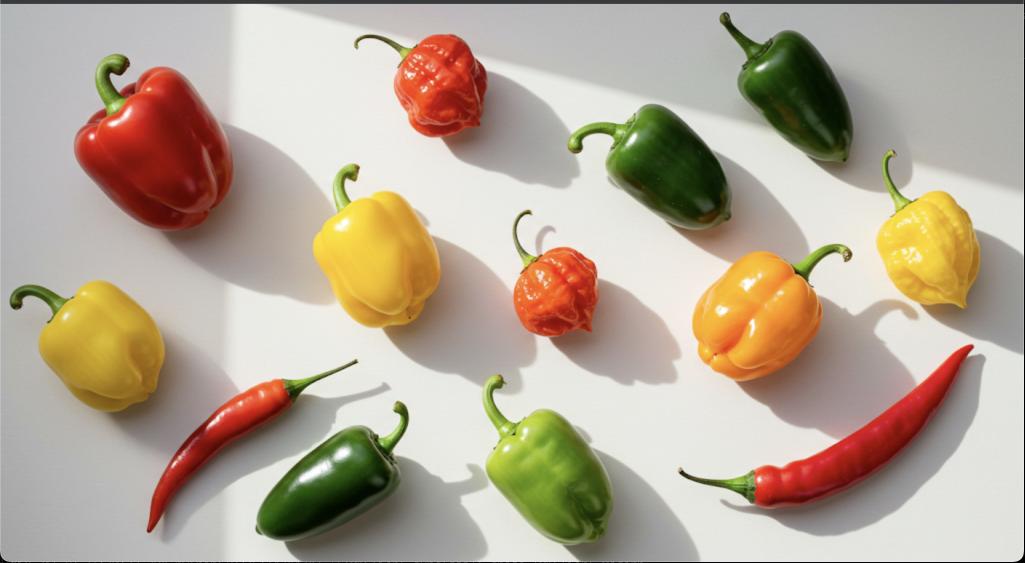
#> input picture image.png, 2050 x 1126 px (shown at 1/2 size)
$ python object_detection.py
#> lines starting #> are read from the running program, lines starting #| are printed output that depends on the picture; after the words box and inside, x2 and y2 are one past the last pixel; in counts of white or black regions, pixels touching at a corner belong together
import json
import os
import cv2

# Constants for display settings
# MAX_WINDOW_WIDTH = 1500
# MAX_WINDOW_HEIGHT = 900
FONT_SCALE_FACTOR = 900  # Increased to prevent excessive scaling
FONT_THICKNESS = 2  # Slightly thicker for clarity
BOX_THICKNESS = 2
TEXT_PADDING_X = 5  # Reduced to prevent background overflow
TEXT_PADDING_Y = 4  # Adjusted for better alignment

COLOR_MAPPING = {
    "green": (76, 177, 34),           # BGR for bright green
    "light green": (144, 238, 144),   # BGR for light green
    "dark green": (0, 100, 0),        # BGR for dark green
    "yellow": (0, 215, 255),          # BGR for strong golden yellow
    "light yellow": (173, 255, 47),   # BGR for light yellow-greenish shade
    "orange": (0, 140, 255),          # BGR for deep orange
    "light orange": (0, 191, 255),    # BGR for lighter orange-yellow
    "red": (60, 20, 220),             # BGR for vivid crimson red
    "dark red": (0, 0, 139),          # BGR for dark red or maroon
    "purple": (128, 0, 128),          # BGR for purple (e.g., some bell peppers)
    "brown": (42, 42, 165),           # BGR for brownish-red (e.g., ripened cayenne)
    "white": (255, 255, 255),         # BGR for white (rare but possible in ornamental peppers)
    "black": (0, 0, 0),               # BGR for black (some peppers have very dark shades)
    "pink": (203, 192, 255),          # BGR for pinkish-red (e.g., immature habanero)
    "blue": (255, 0, 0),              # BGR for rare ornamental blueish peppers
}
def get_label_color(color):
    """Returns a fixed color for a given label color."""
    return COLOR_MAPPING.get(color.lower(), (0, 0, 0))  # Default to black

def validate_json(json_data):
    """Validates the JSON data structure for multiple bounding boxes."""
    for item in json_data:
        if "title" not in item or "coords" not in item:
            print(f"Error: Missing 'title' or 'coords' in {item}")
            return False
        if not isinstance(item["title"], str):

            print(f"Error: 'title' must be a string, found {type(item['title'])}")
            return False
        if not isinstance(item["coords"], list):
            print(f"Error: 'coords' must be a list, found {type(item['coords'])}")
            return False

        # Check each bounding box in coords
        # if not isinstance(item["coords"]


    return True

def draw_boxes(image, json_data, show_annotations=True):
    """Draw bounding boxes (multiple per item) with text labels."""
    img_h, img_w = image.shape[:2]

    # Resize image to fit within window if needed
    # scale_factor = min(MAX_WINDOW_WIDTH / img_w, MAX_WINDOW_HEIGHT / img_h)
    scale_factor = 1
    if scale_factor < 1:
        new_w = int(img_w * scale_factor)
        new_h = int(img_h * scale_factor)
        image = cv2.resize(image, (new_w, new_h), interpolation=cv2.INTER_AREA)
        img_h, img_w = new_h, new_w

    annotated_img = image.copy()

    for item in json_data:
        title = item["title"]
        color = item.get("color", "black")
        color = get_label_color(color)

        # Draw each bounding box
        for (y1, x1, y2, x2) in [item["coords"]]:
            # Convert normalized (0-1000) to absolute pixels
            Y1, Y2 = int(y1 / 1000 * img_h), int(y2 / 1000 * img_h)
            X1, X2 = int(x1 / 1000 * img_w), int(x2 / 1000 * img_w)

            cv2.rectangle(annotated_img, (X1, Y1), (X2, Y2), color, BOX_THICKNESS, cv2.LINE_AA)

            if show_annotations:
                # Auto-scale font
                # Auto-scale font
                font_scale = max(0.6, min(img_w, img_h) / FONT_SCALE_FACTOR)  # Reduced max scale
                thickness = max(1, int(font_scale * FONT_THICKNESS))  # Adjusted thickness

                # Measure text
                text_size, _ = cv2.getTextSize(title, cv2.FONT_HERSHEY_SIMPLEX, font_scale, thickness)
                text_w, text_h = text_size

                # Ensure background fits text without excessive space
                cv2.rectangle(
                    annotated_img,
                    (X1, Y1 - text_h - TEXT_PADDING_Y * 2),
                    (X1 + text_w + TEXT_PADDING_X * 2, Y1),
                    color,
                    -1
                )

                # Choose text color
                brightness = sum(color) / 3
                text_color = (0, 0, 0) if brightness > 150 else (255, 255, 255)

                # Draw label text
                cv2.putText(
                    annotated_img,
                    title,
                    (X1 + TEXT_PADDING_X, Y1 - TEXT_PADDING_Y),
                    cv2.FONT_HERSHEY_SIMPLEX,
                    font_scale,
                    text_color,
                    thickness,
                    cv2.LINE_AA
                )

    return annotated_img

def main():
    image_path = os.getenv("IMAGE_PATH", "image.png")
    json_file = "output.json"      # Your JSON

    # Load data
    with open(json_file, "r") as f:
#> (reads output.json from the repository)
        data = json.load(f)
    if not validate_json(data):
        return

    # Load image
    original_img = cv2.imread(image_path)
#> original_img is the input picture: shape (1126, 2050, 3); mean B, G, R 149.7, 167.6, 181.6
    if original_img is None:
        print(f"Error: Could not read image from {image_path}")
        return
    # show the original image for 2 seconds
    cv2.imshow("Peppers", original_img)
    cv2.waitKey(1000)
    # Draw bounding boxes
    annotated_img = draw_boxes(original_img, data, show_annotations=True)
#> after the loop in draw_boxes, `for item in json_data:`:
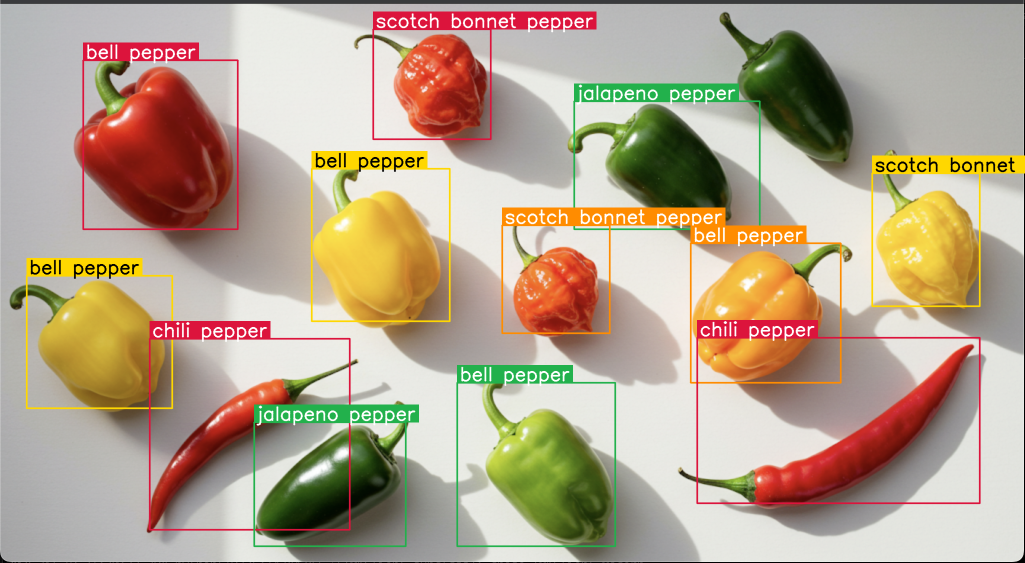
#> annotated_img: shape (1126, 2050, 3) (shown at 1/2 size); 8.18% of pixels changed, all inside (x1, y1, x2, y2) = (51, 23, 2050, 1095)
    # save image to file
    cv2.imwrite(image_path.replace(".", "_annotated."), annotated_img)
    while True:
        cv2.imshow("Peppers", annotated_img)

        # Wait for key press
        key = cv2.waitKey(0)
#> (key Esc is pressed here)
        if key != -1:
            break

    cv2.destroyAllWindows()

if __name__ == "__main__":
    main()
